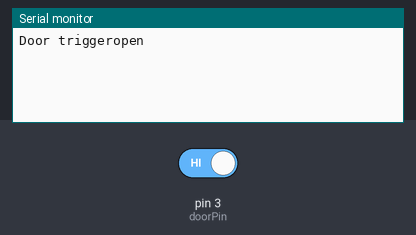
This sketch was run on a simulated Arduino Uno, built with avr-gcc and run on an emulated ATmega328P. Shown: the last lines printed to the serial monitor. The inputs (shaded band) are chosen by the test bench; at power-on: pin 3 (doorPin) HIGH.

Above: at 1.2 s.
1.3 s: pin 3 (doorPin) driven LOW
At 2.0 s:
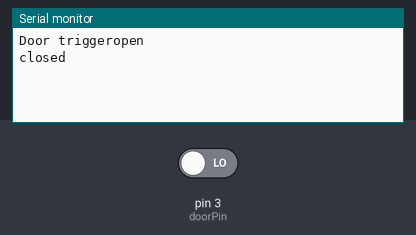
2.8 s: pin 3 (doorPin) driven HIGH
At 3.1 s:
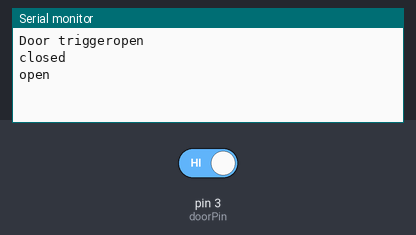

Measured:
- after the input at 1.3 s, the serial monitor: prints a new line at once (image 1)
- after the input at 2.8 s, the serial monitor: prints a new line at once (image 2)

The sketch:

DoorTrigger.ino
```cpp
int doorPin = 3;
int doorState;

void setup() {
  Serial.begin(9600);
  pinMode(doorPin, INPUT_PULLUP);
  Serial.print(F("Door trigger"));

  doorState = false; //Door closed
}

void loop() {
  if(doorState == false) {
    if(digitalRead(doorPin) == HIGH) { //door open
      //Serial.write("a");
      Serial.println(F("open"));
      doorState = true;
    }
  }
  if(doorState == true) {
    if(digitalRead(doorPin) == LOW) { //door closed
      //Serial.write("b");
      Serial.println(F("closed"));
      doorState = false;
    }
  }
}
```
